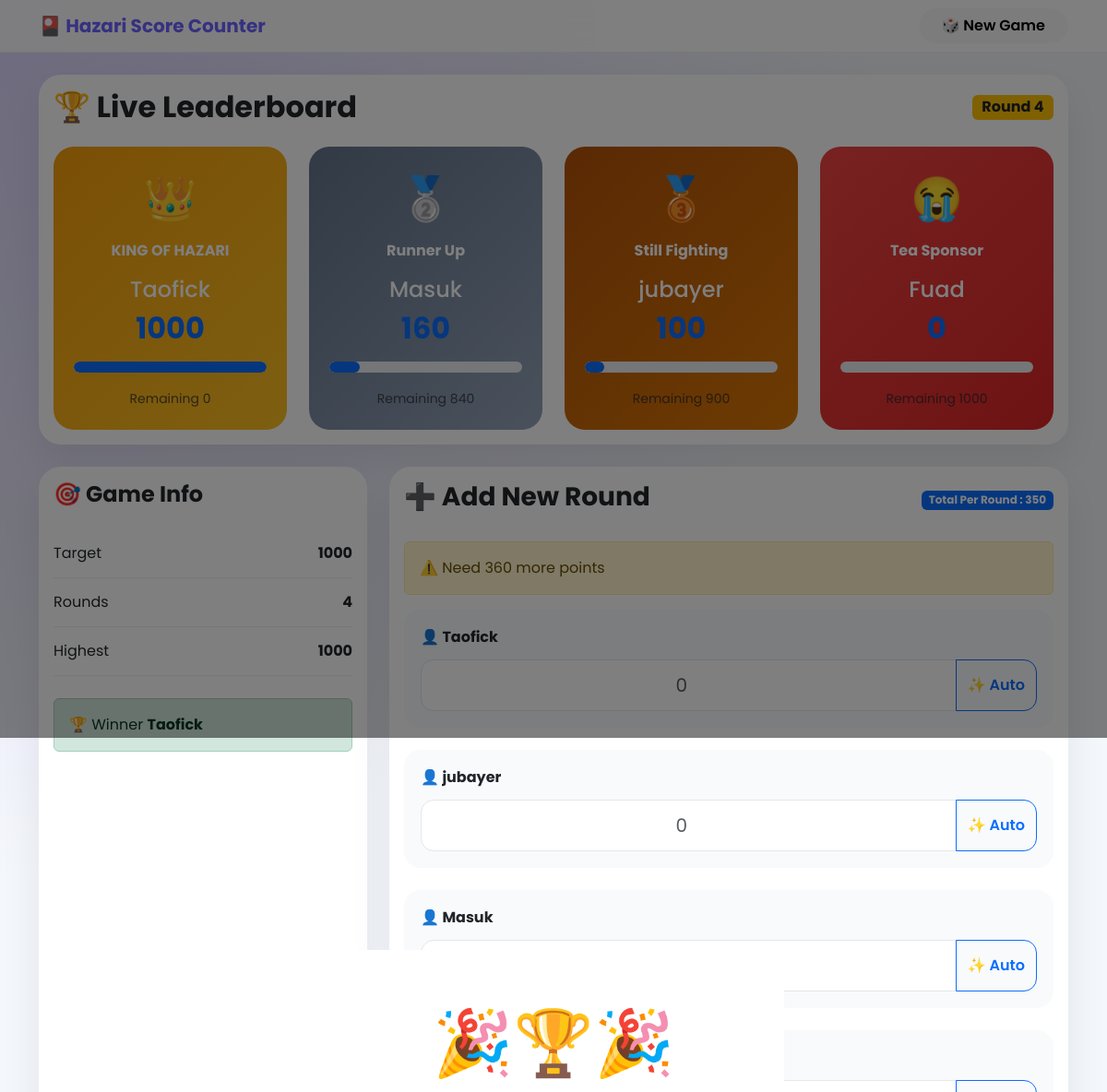
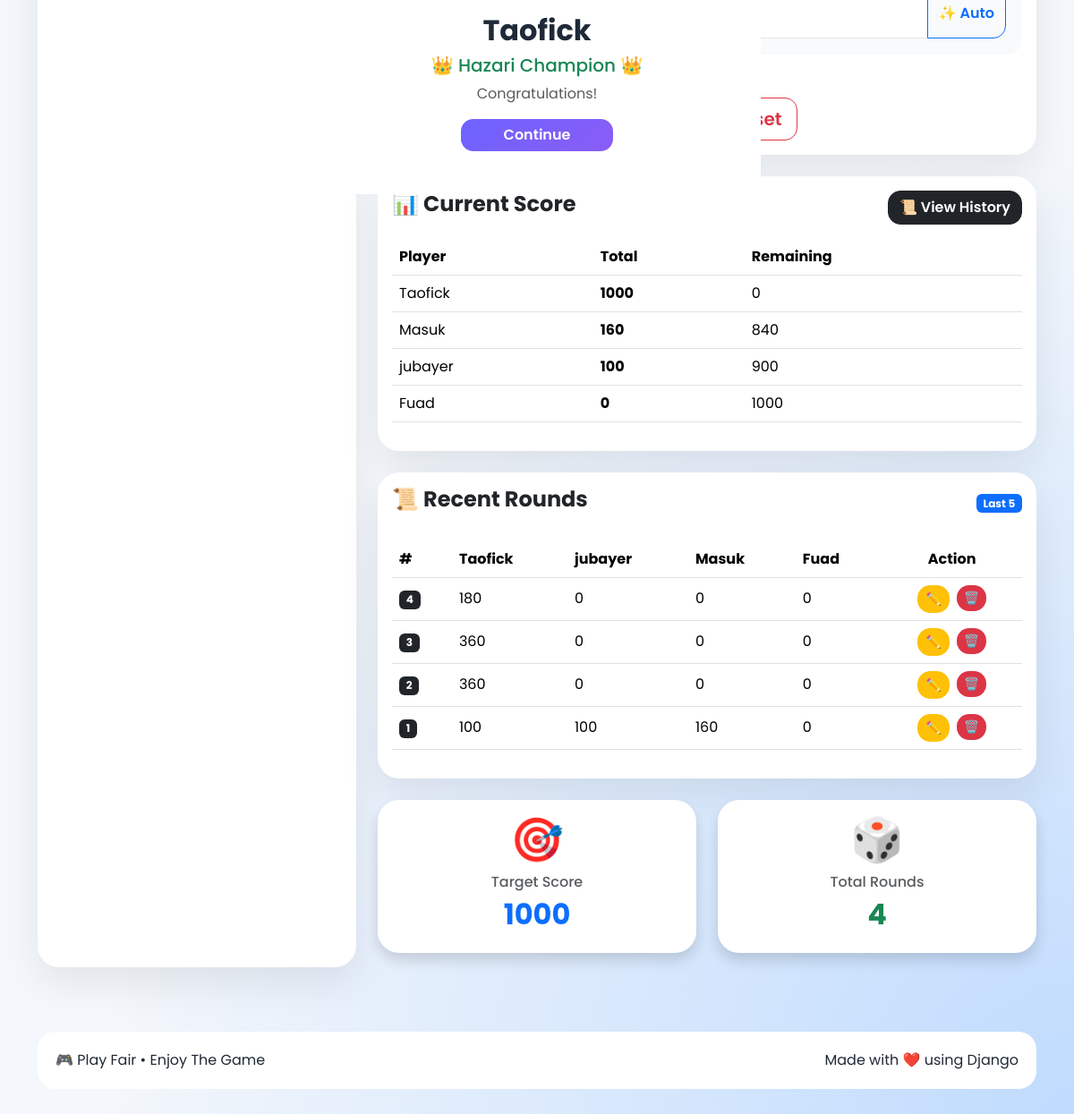
The page /game/2/ on the database its author committed (2 pictures, top to bottom).
### game/models.py (models this page shows, shortened)
class Game(models.Model):
    target_score = models.PositiveIntegerField(
        default=1000
    )
    player1_name = models.CharField(max_length=50)
    player2_name = models.CharField(max_length=50)
    player3_name = models.CharField(max_length=50)
    player4_name = models.CharField(max_length=50)
    is_finished = models.BooleanField(default=False)
    created_at = models.DateTimeField(auto_now_add=True)
    class Meta:
        ordering = ["-created_at"]

class Round(models.Model):
    game = models.ForeignKey(
        Game,
        on_delete=models.CASCADE,
        related_name="rounds",
    )
    round_number = models.PositiveIntegerField()
    player1_score = models.PositiveIntegerField(
        validators=[MinValueValidator(0)]
    )
    player2_score = models.PositiveIntegerField(
        validators=[MinValueValidator(0)]
    )
    player3_score = models.PositiveIntegerField(
        validators=[MinValueValidator(0)]
    )
    player4_score = models.PositiveIntegerField(
        validators=[MinValueValidator(0)]
    )
    created_at = models.DateTimeField(auto_now_add=True)
    class Meta:
        ordering = ["-round_number"]
        unique_together = ("game", "round_number")

### game/views.py (the view)
def game_detail(request, pk):
    game = get_object_or_404(
        Game,
        pk=pk,
    )
    if request.method == "POST":
        form = RoundForm(request.POST)
        if form.is_valid():
            round_obj = form.save(commit=False)
            round_obj.game = game
            round_obj.round_number = (
                get_next_round_number(game)
            )
            round_obj.save()
            messages.success(
                request,
                "🎉 Round saved successfully!",
            )
            return redirect(
                "game:game_detail",
                pk=game.pk,
            )
    else:
        form = RoundForm()
    context = {
        "game": game,
        "form": form,
        "rounds": get_rounds(game),
    }
    context.update(
        get_dashboard_data(game)
    )
    return render(
        request,
        "game/game.html",
        context,
    )

### game/templates/game/game.html (shortened to what this page needs)
{% extends "base.html" %}
{% block content %}
<div class="row">
    <div class="col-12 mb-4">
        <div class="card leaderboard-card shadow-lg">
            <div class="card-body">
                <div class="d-flex justify-content-between align-items-center mb-4">
                    <h2 class="fw-bold mb-0">
                        🏆 Live Leaderboard
                    </h2>
                    <span class="badge bg-warning text-dark fs-6">
                        Round {{ statistics.total_rounds }}
                    </span>
                </div>
                <div class="row g-4">
                    {% for player in leaderboard %}
                    <div class="col-lg-3 col-md-6">
                        <div class="rank-card rank-{{ forloop.counter }}">
                            <div class="rank-header">
                                {% if forloop.counter == 1 %}
                                    <div class="rank-icon">👑</div>
                                    <div class="rank-title">KING OF HAZARI</div>
                                {% elif forloop.counter == 2 %}
                                    <div class="rank-icon">🥈</div>
                                    <div class="rank-title">Runner Up</div>
                                {% elif forloop.counter == 3 %}
                                    <div class="rank-icon">🥉</div>
                                    <div class="rank-title">Still Fighting</div>
                                {% else %}
                                    <div class="rank-icon">😭</div>
                                    <div class="rank-title">Tea Sponsor</div>
                                {% endif %}
                            </div>
                            <h4 class="mt-3">
                                {{ player.name }}
                            </h4>
                            <h2 class="fw-bold text-primary">
                                {{ player.score }}
                            </h2>
                            <div class="progress my-3">
                                <div
                                    class="progress-bar"
                                    style="width:{% widthratio player.score game.target_score 100 %}%">
                                </div>
                            </div>
                            <small class="text-muted">
                                Remaining {{ player.remaining }}
                            </small>
                        </div>
                    </div>
                    {% endfor %}
                </div>
            </div>
        </div>
    </div>
    <div class="col-lg-4">
        <div class="card shadow-lg h-100">
            <div class="card-body">
                <h4 class="fw-bold mb-4">
                    🎯 Game Info
                </h4>
                <div class="info-item">
                    <span>Target</span>
                    <strong>{{ game.target_score }}</strong>
                </div>
                <div class="info-item">
                    <span>Rounds</span>
                    <strong>{{ statistics.total_rounds }}</strong>
                </div>
                <div class="info-item">
                    <span>Highest</span>
                    <strong>{{ statistics.highest_score }}</strong>
                </div>
                {% if winner %}
                <div class="alert alert-success mt-4">
                    🏆 Winner
                    <strong>{{ winner.name }}</strong>
                </div>
                {% else %}
                <div class="alert alert-warning mt-4">
                    ⏳ Game Running
                </div>
                {% endif %}
            </div>
        </div>
    </div>
    <div class="col-lg-8">
            <div class="card shadow-lg border-0">
            <div class="card-body">
                <div class="d-flex justify-content-between align-items-center mb-4">
                    <h3 class="fw-bold">
                        ➕ Add New Round
                    </h3>
                    <span class="badge bg-primary">
                        Total Per Round : 350
                    </span>
                </div>
                <div
                    id="auto-fill-info"
                    class="alert alert-info">
                </div>
                <form method="post">
                    <div class="player-box">
                        <div class="player-title">
                            👤 {{ game.player1_name }}
                        </div>
                        <div class="input-group">
                            {{ form.player1_score }}
                            <button
                                type="button"
                                class="btn btn-outline-primary auto-fill-btn"
                                data-player="0">
                                ✨ Auto
                            </button>
                        </div>
                    </div>
                    <div class="player-box mt-4">
                        <div class="player-title">
                            👤 {{ game.player2_name }}
                        </div>
                        <div class="input-group">
                            {{ form.player2_score }}
                            <button
                                type="button"
                                class="btn btn-outline-primary auto-fill-btn"
                                data-player="1">
                                ✨ Auto
                            </button>
                        </div>
                    </div>
                    <div class="player-box mt-4">
                        <div class="player-title">
                            👤 {{ game.player3_name }}
                        </div>
                        <div class="input-group">
                            <button
                                type="button"
                                class="btn btn-outline-primary auto-fill-btn"
                                data-player="2">
                                ✨ Auto
                            </button>
                        </div>
                    </div>
                    <div class="player-box mt-4">
                        <div class="player-title">
                        </div>
                        <div class="input-group">
                            <button
                                type="button"
                                class="btn btn-outline-primary auto-fill-btn"
                                data-player="3">
                                ✨ Auto
                            </button>
                        </div>
                    </div>
                    <div class="d-flex flex-wrap gap-3 mt-5">
                        <button
                            id="save-round-btn"
                            type="submit"
                            class="btn btn-success btn-lg">
                        </button>
                        <button
                            type="reset"
                            class="btn btn-secondary btn-lg">
                        </button>
                        <form
                            method="post"
                            action="{% url 'game:reset_game' game.pk %}">
                            <button
                                class="btn btn-outline-danger btn-lg"
                                onclick="return confirm('Reset this game?')">
                            </button>
                        </form>
                    </div>
                </form>
            </div>
        </div>
        <div class="card shadow-lg border-0 mt-4">
            <div class="card-body">
                <div class="d-flex justify-content-between align-items-center mb-3">
                    <h4 class="fw-bold">
                        📊 Current Score
                    </h4>
                    <a
                        href="{% url 'game:history' game.pk %}"
                        class="btn btn-dark">
                        📜 View History
                    </a>
                </div>
                <div class="table-responsive">
                    <table class="table table-hover align-middle">
                        <thead>
                            <tr>
                                <th>Player</th>
                                <th>Total</th>
                                <th>Remaining</th>
                            </tr>
                        </thead>
                        <tbody>
                            {% for player in leaderboard %}
                            <tr>
                                <td>
                                    {{ player.name }}
                                </td>
                                <td>
                                    <strong>
                                        {{ player.score }}
                                    </strong>
                                </td>
                                <td>
                                    {{ player.remaining }}
                                </td>
                            </tr>
                            {% endfor %}
                        </tbody>
                    </table>
                </div>
            </div>
        </div>
                <div class="card shadow-lg border-0 mt-4">
            <div class="card-body">
                <div class="d-flex justify-content-between align-items-center mb-4">
                    <h4 class="fw-bold">
                        📜 Recent Rounds
                    </h4>
                    <span class="badge bg-primary">
                        Last 5
                    </span>
                </div>
                {% if rounds %}
                <div class="table-responsive">
                    <table class="table align-middle">
                        <thead>
                            <tr>
                                <th>#</th>
                                <th>{{ game.player1_name }}</th>
                                <th>{{ game.player2_name }}</th>
                                <th>{{ game.player3_name }}</th>
                                <th>{{ game.player4_name }}</th>
                                <th class="text-center">
                                    Action
                                </th>
                            </tr>
                        </thead>
                        <tbody>
                            {% for round in rounds|slice:":5" %}
                            <tr>
                                <td>
                                    <span class="badge bg-dark">
                                        {{ round.round_number }}
                                    </span>
                                </td>
                                <td>{{ round.player1_score }}</td>
                                <td>{{ round.player2_score }}</td>
                                <td>{{ round.player3_score }}</td>
                                <td>{{ round.player4_score }}</td>
                                <td class="text-center">
                                    <div class="d-flex justify-content-center gap-2">
                                        <a
                                            href="{% url 'game:edit_round' round.pk %}"
                                            class="btn btn-sm btn-warning">
                                            ✏️
                                        </a>
                                        <form
                                            method="post"
                                            action="{% url 'game:delete_round' round.pk %}">
                                            <button
                                                class="btn btn-sm btn-danger"
                                                onclick="return confirm('Delete this round?')">
                                                🗑️
                                            </button>
                                        </form>
                                    </div>
                                </td>
                            </tr>
                            {% endfor %}
                        </tbody>
                    </table>
                </div>
                {% endif %}
            </div>
        </div>
                <div class="row mt-4">
            <div class="col-md-6 mb-3">
                <div class="card shadow border-0 h-100">
                    <div class="card-body text-center">
                        <div class="display-5 mb-2">
                            🎯
                        </div>
                        <h6 class="text-muted">
                            Target Score
                        </h6>
                        <h2 class="fw-bold text-primary">
                            {{ game.target_score }}
                        </h2>
                    </div>
                </div>
            </div>
            <div class="col-md-6 mb-3">
                <div class="card shadow border-0 h-100">
                    <div class="card-body text-center">
                        <div class="display-5 mb-2">
                            🎲
                        </div>
                        <h6 class="text-muted">
                            Total Rounds
                        </h6>
                        <h2 class="fw-bold text-success">
                            {{ statistics.total_rounds }}
                        </h2>
                    </div>
                </div>
            </div>
        </div>
    </div>
</div>
{% if winner %}
<div class="modal fade"
     id="winnerModal"
     tabindex="-1">
    <div class="modal-dialog modal-dialog-centered">
        <div class="modal-content border-0 rounded-4">
            <div class="modal-body text-center py-5">
                <div style="font-size:70px;">
                    🎉🏆🎉
                </div>
                <h2 class="fw-bold mt-3">
                    {{ winner.name }}
                </h2>
                <h5 class="text-success">
                    👑 Hazari Champion 👑
                </h5>
                <p class="text-muted">
                    Congratulations!
                </p>
                <button
                    class="btn btn-primary px-5"
                    data-bs-dismiss="modal">
                    Continue
                </button>
            </div>
        </div>
    </div>
</div>
{% endif %}
{% endblock %}

### rows shown on the page
Game: name "Taofick" "Masuk" "jubayer" "Fuad", target_score "1000", name "Taofick", player1_name "Taofick", player2_name "jubayer", player3_name "Masuk", name "Taofick" "Masuk" "jubayer" "Fuad", player4_name "Fuad"
Round: round_number "4", player1_score "180", player2_score "0", player3_score "0", player4_score "0"
Round: round_number "3", player1_score "360", player2_score "0", player3_score "0", player4_score "0"
Round: round_number "2", player1_score "360", player2_score "0", player3_score "0", player4_score "0"
Round: round_number "1", player1_score "100", player2_score "100", player3_score "160", player4_score "0"

### other values the page prints
{{ statistics.total_rounds }} "4"
{{ player.score }} "1000" "160"
{{ player.remaining }} "0" "840" "900" "1000"
{{ statistics.highest_score }} "1000"
{{ player.score }} "1000" "160" "100" "0"
